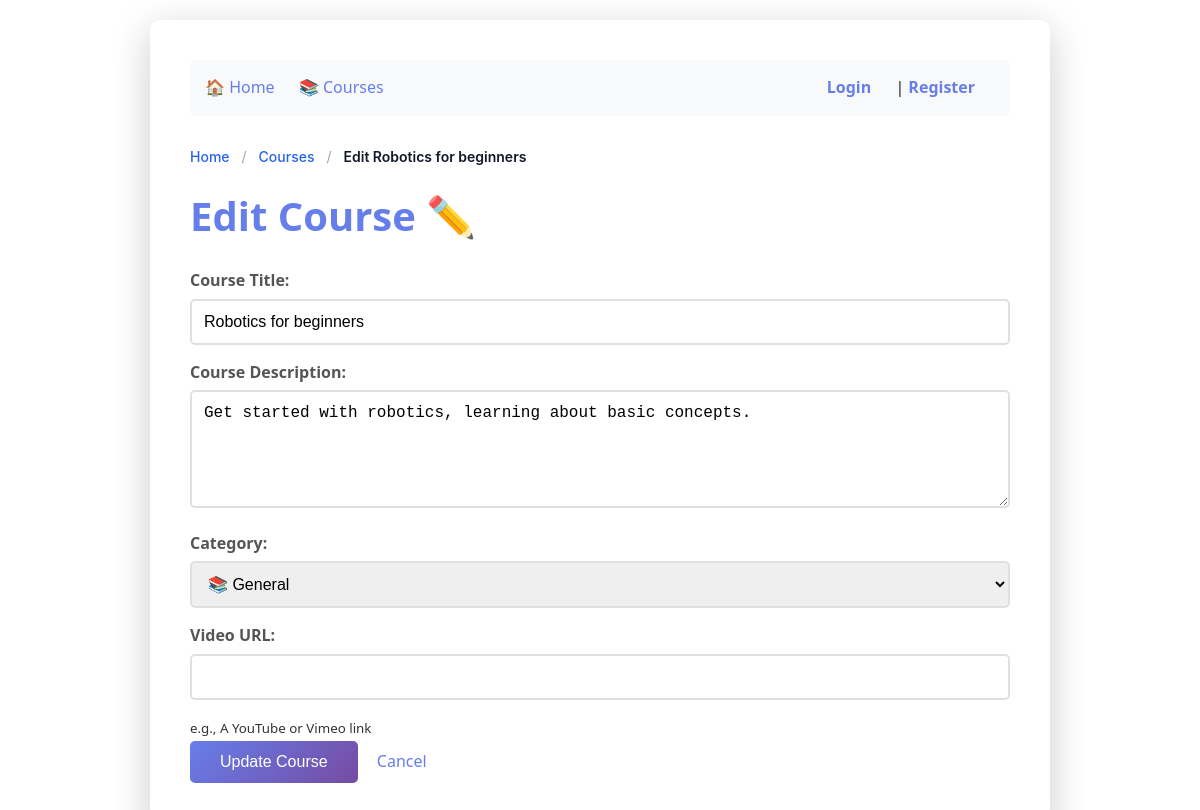
The app's page /edit-course/4 (signed in) with its own data.
### tables this page shows
CREATE TABLE courses (
                   id INTEGER PRIMARY KEY,
                   title TEXT NOT NULL,
                   description TEXT NOT NULL
               , video_url TEXT, category TEXT DEFAULT 'General');

### routes/courses.py (the view)
    @app.route('/edit-course/<int:course_id>')
    def edit_course(course_id):
        if not is_admin():
            return redirect('/login')
        conn = get_db_connection()
        course = conn.execute(
            'SELECT * FROM courses WHERE id = ?',
            (course_id,)
        ).fetchone()
        conn.close()
        breadcrumbs = [
            { "name": "Home", "url": "/" },
            { "name": "Courses", "url": "/courses" },
            { "name": f"Edit {course['title']}", "url": None } # Dynamic name
        ]
        return render_template('edit_course.html', course=course, breadcrumbs=breadcrumbs)

### helpers.py (called while the page is built)
def get_db_connection():
    conn = sqlite3.connect('lms.db')
    conn.row_factory = sqlite3.Row
    return conn

def is_admin():
    if 'username' not in session:
        return False
    conn = get_db_connection()
    user = conn.execute(
        'SELECT is_admin FROM users WHERE username = ?',
        (session['username'],)
    ).fetchone()
    conn.close()
    return user and user['is_admin'] == 1

### templates/edit_course.html (shortened to what this page needs)
{% extends "base.html" %}
{% block content %}
    <h1>Edit Course ✏️</h1>
    {% if course %}
    <form method="POST" action="/edit-course/{{ course.id }}">
        <div>
            <label>Course Title:</label>
            <input type="text" name="title" value="{{ course.title }}" required minlength="3">
        </div>
        <div>
            <label>Course Description:</label>
            <textarea name="description" required minlength="10" rows="5">{{ course.description }}</textarea>
        </div>
        <div>
            <label>Category:</label>
            <select name="category" required style="width: 100%; padding: 12px; border: 2px solid #e0e0e0; border-radius: 5px; font-size: 16px; margin-bottom: 15px;">
                <option value="General" {% if course.category == 'General' or not course.category %}selected{% endif %}>📚 General</option>
            </select>
        </div>
        <div>
            <label>Video URL:</label>
            <input type="text" name="video_url" value="{{ course.video_url or '' }}">
            <small>e.g., A YouTube or Vimeo link</small>
        </div>
        <button type="submit">Update Course</button>
        <a href="/course/{{ course.id }}" style="margin-left: 15px;">Cancel</a>
    </form>
    {% else %}
        <p>Course not found.</p>
    {% endif %}
{% endblock %}

### static/css/style.css (style rules this page uses)
* { margin: 0; padding: 0; box-sizing: border-box; }
body { font-family: 'Segoe UI', Tahoma, Geneva, Verdana, sans-serif; line-height: 1.6; color: #333; background-color: linear-gradient(135deg, #667eea 0%, #764ba2 100%); padding: 20px; }
h1 { color: #667eea; margin-bottom: 20px; font-size: 2.5rem; }
a { color: #667eea; text-decoration: none; transition: color 0.3s ease; }
form { margin: 20px 0; }
label { display: block; margin-bottom: 5px; font-weight: bold; color: #555; }
input[type="text"], input[type="password"], textarea { width: 100%; padding: 12px; border: 2px solid #e0e0e0; border-radius: 5px; font-size: 16px; transition: border-color 0.3s; margin-bottom: 15px; }
button[type="submit"], .btn { background: linear-gradient(135deg, #667eea 0%, #764ba2 100%); color: white; padding: 12px 30px; border: none; border-radius: 5px; font-size: 16px; cursor: pointer; transition: transform 0.2s, box-shadow 0.2s; }

### records on screen
courses: title "Robotics for beginners", description "Get started with robotics, learning about basic concepts.", category "📚 General"

### other values on screen
{{ crumb.name }} "Home" "Courses"
{{ crumb.name }} "Edit Robotics for beginners"
